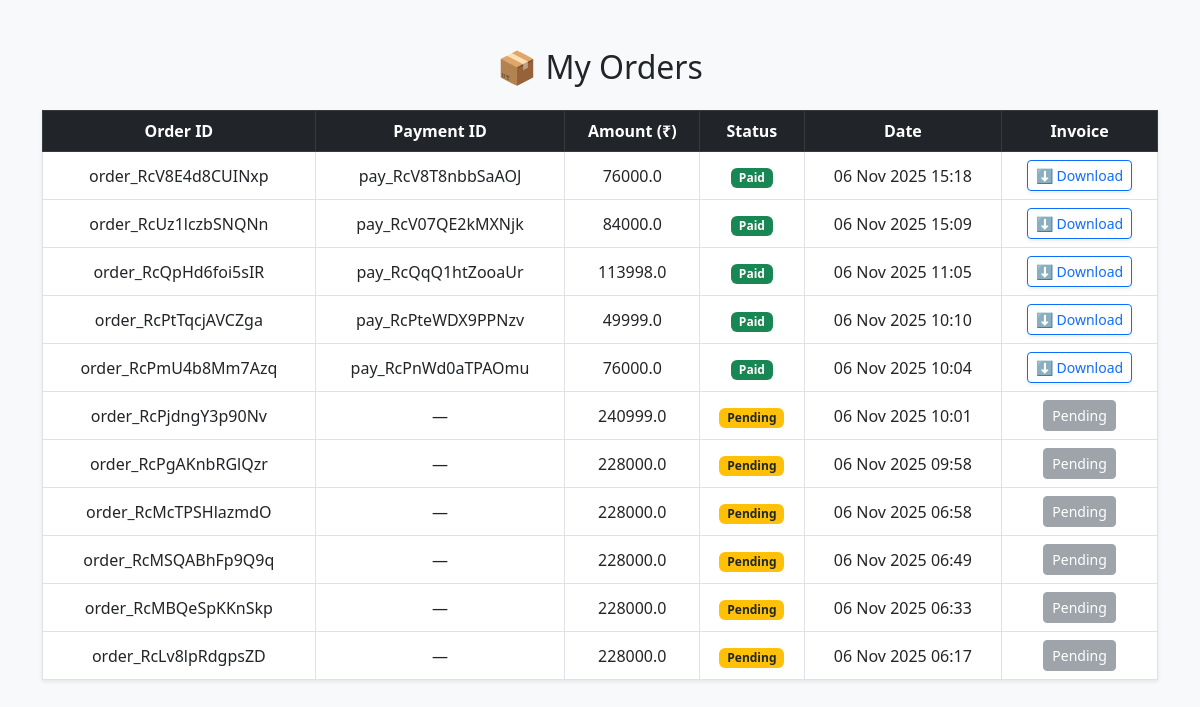
The app's page /my-orders/ (signed in) with its own data.
### ecommerce/models.py (models this page shows, shortened)
class Order(models.Model):
    STATUS_CHOICES = [
        ('Pending', 'Pending'),
        ('Paid', 'Paid'),
        ('Failed', 'Failed'),
    ]
    user = models.ForeignKey(User, on_delete=models.CASCADE)
    order_id = models.CharField(max_length=100, unique=True)  # Razorpay order_id
    razorpay_payment_id = models.CharField(max_length=100, blank=True, null=True)
    amount = models.FloatField()
    status = models.CharField(max_length=20, choices=STATUS_CHOICES, default='Pending')
    created_at = models.DateTimeField(auto_now_add=True)

### ecommerce/views.py (the view)
# urls.py: path('my-orders/', views.my_orders, name='my_orders'),
@login_required(login_url='login')
def my_orders(request):
    orders = Order.objects.filter(user=request.user).order_by('-created_at')
    return render(request, 'my_orders.html', {'orders': orders})

### ecommerce/context_processors.py (called while the page is built)
def cart_item_count(request):
    cart = request.session.get('cart', {})
    count = sum(item['quantity'] for item in cart.values())
    return {'cart_count': count}

### ecommerce/templates/my_orders.html (shortened to what this page needs)
{% load static %}
<!DOCTYPE html>
<html lang="en">
<head>
  <link href="https://cdn.jsdelivr.net/npm/bootstrap@5.3.0/dist/css/bootstrap.min.css" rel="stylesheet">
</head>
<body class="bg-light">
<div class="container mt-5">
  <h2 class="mb-4 text-center">📦 My Orders</h2>
  {% if orders %}
  <table class="table table-bordered shadow-sm text-center align-middle">
    <thead class="table-dark">
      <tr>
        <th>Order ID</th>
        <th>Payment ID</th>
        <th>Amount (₹)</th>
        <th>Status</th>
        <th>Date</th>
        <th>Invoice</th>
      </tr>
    </thead>
    <tbody>
      {% for order in orders %}
      <tr>
        <td>{{ order.order_id }}</td>
        <td>{{ order.razorpay_payment_id|default:"—" }}</td>
        <td>{{ order.amount }}</td>
        <td>
          {% if order.status == "Paid" %}
            <span class="badge bg-success">{{ order.status }}</span>
          {% else %}
            <span class="badge bg-warning text-dark">{{ order.status }}</span>
          {% endif %}
        </td>
        <td>{{ order.created_at|date:"d M Y H:i" }}</td>
        <td>
          {% if order.status == "Paid" %}
            <a href="{% url 'download_invoice' order.id %}" class="btn btn-sm btn-outline-primary shadow-sm">
              ⬇️ Download
            </a>
          {% else %}
            <button class="btn btn-sm btn-secondary" disabled>Pending</button>
          {% endif %}
        </td>
      </tr>
      {% endfor %}
    </tbody>
  </table>
  {% else %}
    <p class="text-center">No orders found 🙂</p>
  {% endif %}
</div>
</body>
</html>

### records on screen
Order: order_id "order_RcV8E4d8CUINxp", razorpay_payment_id "pay_RcV8T8nbbSaAOJ", amount "76000.0", status "Paid", created_at "06 Nov 2025 15:18", shows "⬇️ Download"
Order: order_id "order_RcUz1lczbSNQNn", razorpay_payment_id "pay_RcV07QE2kMXNjk", amount "84000.0", status "Paid", created_at "06 Nov 2025 15:09", shows "⬇️ Download"
Order: order_id "order_RcQpHd6foi5sIR", razorpay_payment_id "pay_RcQqQ1htZooaUr", amount "113998.0", status "Paid", created_at "06 Nov 2025 11:05", shows "⬇️ Download"
Order: order_id "order_RcPtTqcjAVCZga", razorpay_payment_id "pay_RcPteWDX9PPNzv", amount "49999.0", status "Paid", created_at "06 Nov 2025 10:10", shows "⬇️ Download"
Order: order_id "order_RcPmU4b8Mm7Azq", razorpay_payment_id "pay_RcPnWd0aTPAOmu", amount "76000.0", status "Paid", created_at "06 Nov 2025 10:04", shows "⬇️ Download"
Order: order_id "order_RcPjdngY3p90Nv", razorpay_payment_id "—", amount "240999.0", status "Pending", created_at "06 Nov 2025 10:01"
Order: order_id "order_RcPgAKnbRGlQzr", razorpay_payment_id "—", amount "228000.0", status "Pending", created_at "06 Nov 2025 09:58"
Order: order_id "order_RcMcTPSHlazmdO", razorpay_payment_id "—", amount "228000.0", status "Pending", created_at "06 Nov 2025 06:58"
Order: order_id "order_RcMSQABhFp9Q9q", razorpay_payment_id "—", amount "228000.0", status "Pending", created_at "06 Nov 2025 06:49"
Order: order_id "order_RcMBQeSpKKnSkp", razorpay_payment_id "—", amount "228000.0", status "Pending", created_at "06 Nov 2025 06:33"
Order: order_id "order_RcLv8lpRdgpsZD", razorpay_payment_id "—", amount "228000.0", status "Pending", created_at "06 Nov 2025 06:17"
